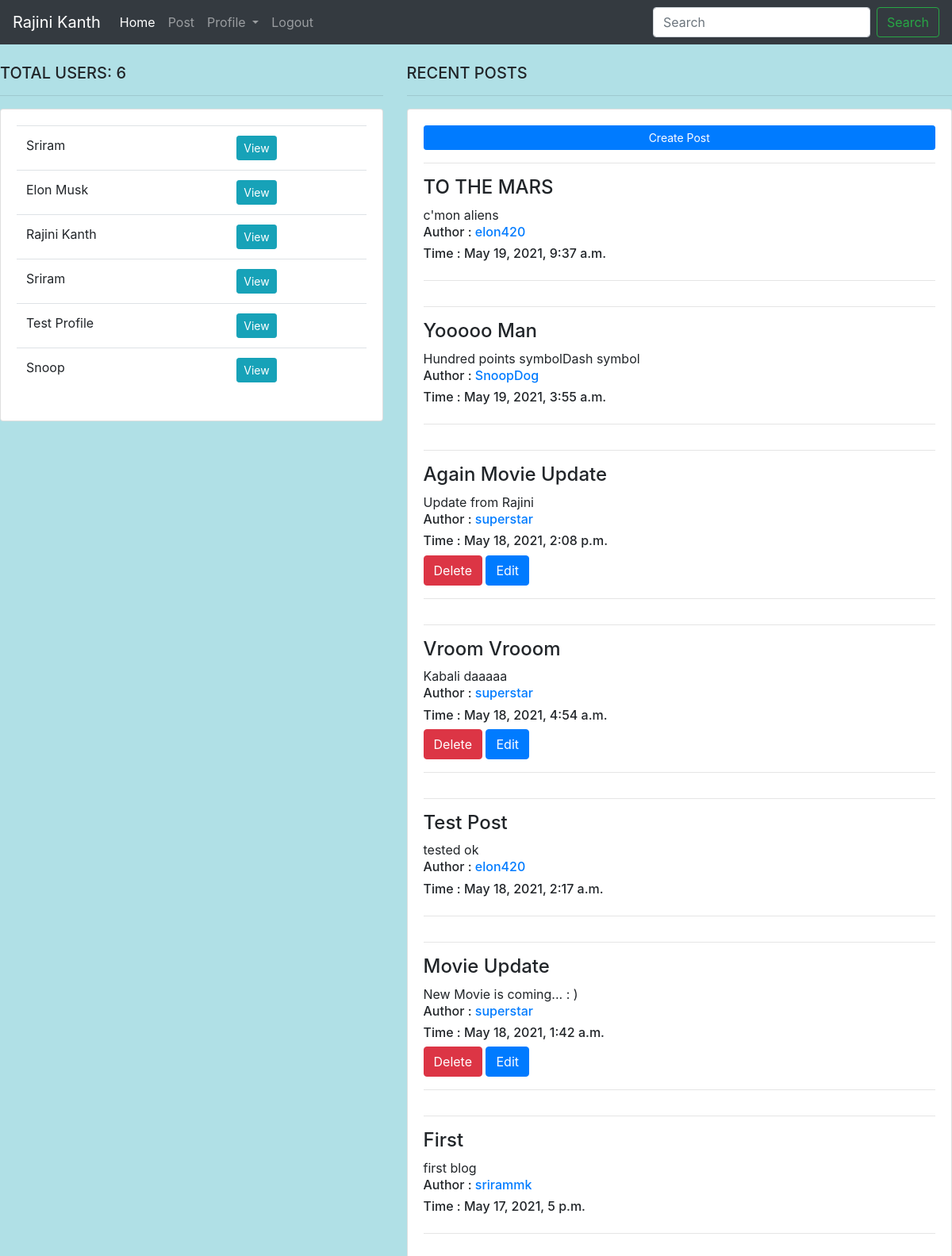
Screenshot of /home/6/ with the database file from the repository.
### blog/models.py (models this page shows, shortened)
class PUser(models.Model):
    username = models.CharField(max_length=250)
    name = models.CharField(max_length=200)
    email = models.EmailField(max_length=50)
    phone = models.CharField(max_length=50)
    password = models.CharField(max_length=250)
    confirm_password = models.CharField(max_length=250)
    def __str__(self):
        return self.username

class Post(models.Model):
    title = models.CharField(max_length=20)
    content = models.TextField(max_length=250)
    date = models.DateTimeField(auto_now_add=True)
    user = models.ForeignKey(PUser,on_delete=models.CASCADE)

### blog/views.py (the view)
# urls.py: 2. Add a URL to urlpatterns:  path('', views.home, name='home')
def home(request,pk):
    posts = Post.objects.all().order_by('-date')
    users = PUser.objects.all()
    pk = pk
    return render(request,'blog/feed.html',{'posts': posts , 'users': users, 'pk':pk})

### blog/templates/blog/feed.html (shortened to what this page needs)
{% extends 'blog/main.html' %}
{% block dash %}
<br>
<div class="row">
	<div class="col-md-5">
		<h5>TOTAL USERS: {{ users.count}}</h5>
		<hr>
		<div class="card card-body">
			<table class="table">
				{% for user in users %}
					<tr>
						<td>{{user.name}} </td>
						<td><a href="profile/{{user.id}}" class="btn btn-sm btn-info">View</a></td>
					</tr>
				{% endfor %}
			</table>
		</div>
	</div>
	<div class="col-md-7">
		<h5>RECENT POSTS</h5>
		<hr>
		<div class="card card-body">
			<a class="btn btn-primary  btn-sm btn-block" href="createpost">Create Post</a>
			<table class="table table-sm">
				{% for post in posts %}
                  <hr>
					<h4>{{ post.title }}</h4>
                    <h6> Author : <a href="profile/{{post.user_id}}">{{ post.user }}</a> </h6>
                    <h6> Time : {{ post.date }} </h6>
					{% if post.user_id ==  pk %}
						<div class="text-left">
    						<a href="deletepost/{{ post.id }}" class="btn btn-primary text-left btn-danger">Delete</a>
    						<a href="editpost/{{ post.id }}" class="btn btn-primary text-center">Edit</a>
						</div>
					{% endif %}
                  <hr>
				{% endfor %}
			</table>
		</div>
	</div>
</div>
{% endblock %}

### blog/templates/blog/nav.html (shortened to what this page needs)
{% load static %}
<nav class="navbar navbar-expand-lg navbar-dark bg-dark">
{% for user in users %}
  {% if user.id == pk %}
    <a class="navbar-brand" href='#'> {{ user.name }}</a>
  {% endif %}
{% endfor %}
  <div class="collapse navbar-collapse" id="navbarSupportedContent">
    <ul class="navbar-nav mr-auto">
      <li class="nav-item active">
        <a class="nav-link" href="http://localhost:8000/home/{{ pk }}">Home <span class="sr-only">(current)</span></a>
      </li>
      <li class="nav-item">
        <a class="nav-link" href="http://localhost:8000/home/{{ pk }}/createpost">Post</a>
      </li>
      <li class="nav-item dropdown">
        <a class="nav-link dropdown-toggle" href="#" id="navbarDropdown" role="button" data-toggle="dropdown" aria-haspopup="true" aria-expanded="false">
          Profile
        </a>
      </li>
       <li class="nav-item">
        <a class="nav-link" href="http://localhost:8000/logout">Logout</a>
      </li>
    </ul>
    <form class="form-inline my-2 my-lg-0">
      <input class="form-control mr-sm-2" type="search" placeholder="Search" aria-label="Search">
      <button class="btn btn-outline-success my-2 my-sm-0" type="submit">Search</button>
    </form>
  </div>
</nav>

### rows the page displays
PUser: name "Rajini Kanth"
PUser: name "Sriram"
PUser: name "Elon Musk"
PUser: name "Sriram"
PUser: name "Test Profile"
PUser: name "Snoop"
Post: title "TO THE MARS", user "elon420", date "May 19, 2021, 9:37 a.m."
Post: title "Yooooo Man", user "SnoopDog", date "May 19, 2021, 3:55 a.m."
Post: title "Again Movie Update", user "superstar", date "May 18, 2021, 2:08 p.m."
Post: title "Vroom Vrooom", user "superstar", date "May 18, 2021, 4:54 a.m."
Post: title "Test Post", user "elon420", date "May 18, 2021, 2:17 a.m."
Post: title "Movie Update", user "superstar", date "May 18, 2021, 1:42 a.m."
Post: title "First", user "srirammk", date "May 17, 2021, 5 p.m."

### other values shown
{{ users.count }} "6"
